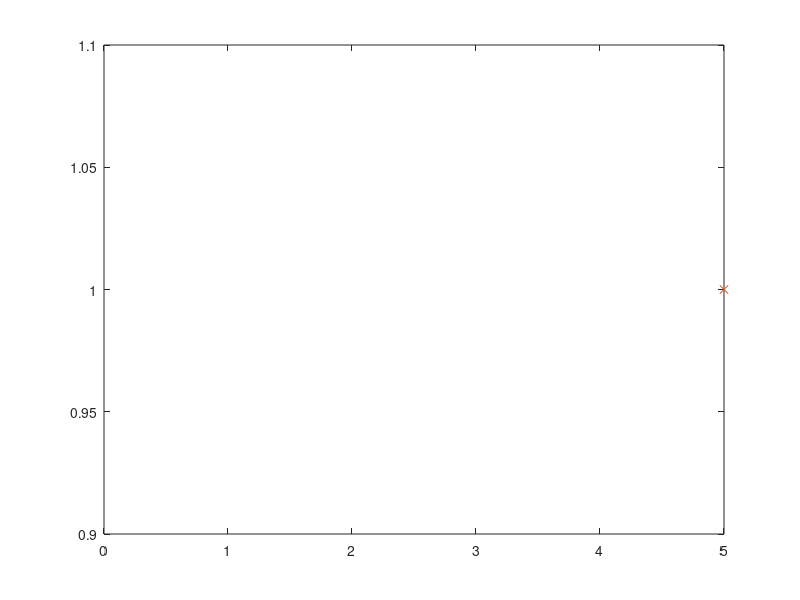

The MATLAB script that drew this image:
% b)
clear ALL
n = input('number of trials = ');
p = input('p in (0, 1) = ');

U = rand(n, 1);
X = sum(U < p);

N = input('number of simulations= ');
for i = 1 : N
    U = rand(n, 1);
    X(i) = sum(U < p);
end

U_X = unique(X);
n_X = hist(X, length(U_X));
relative_freq = n_X / N

k = 0:n;
a = binopdf(k, n, p);
plot(k, a, 'o', U_X, relative_freq, 'x')